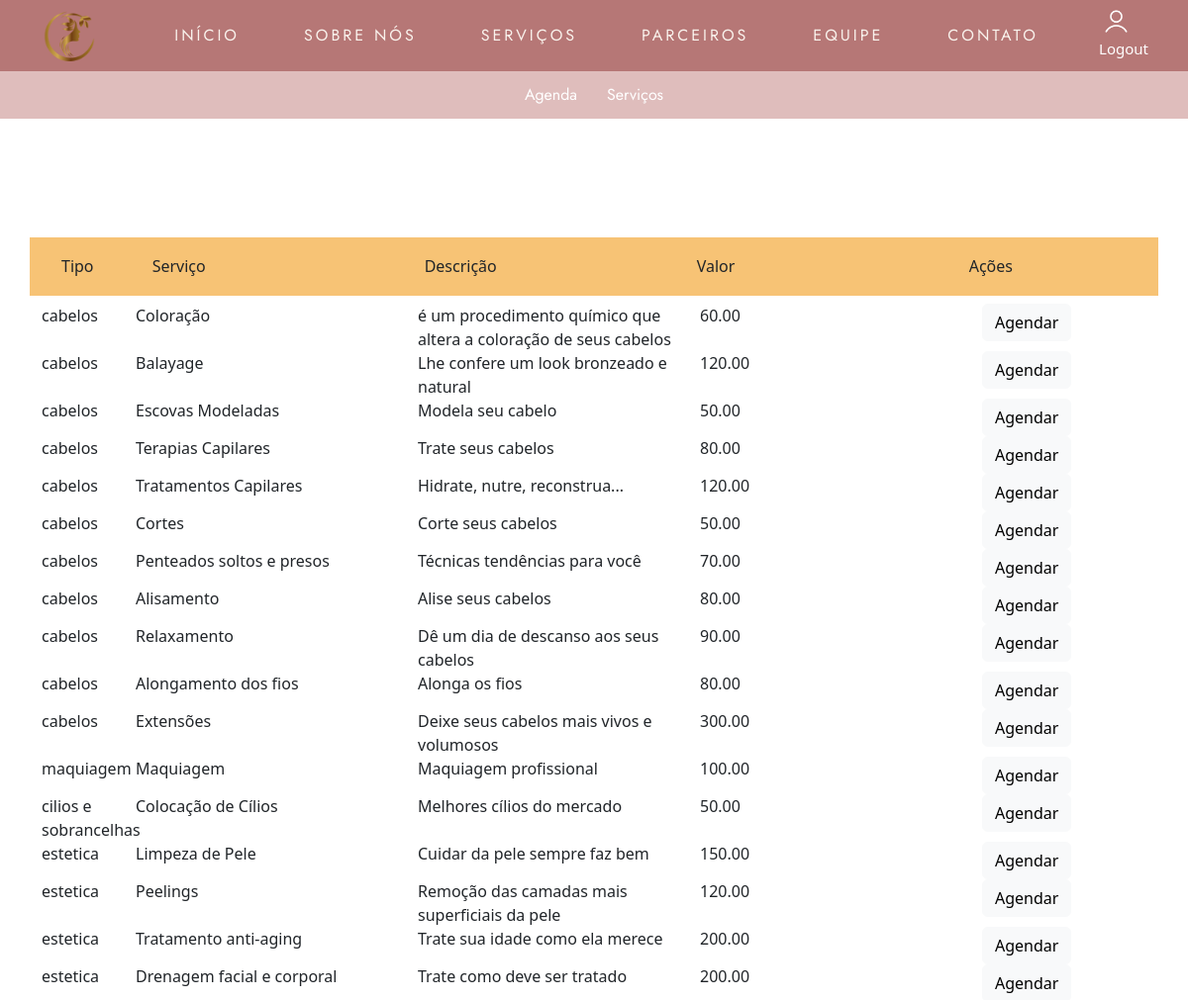
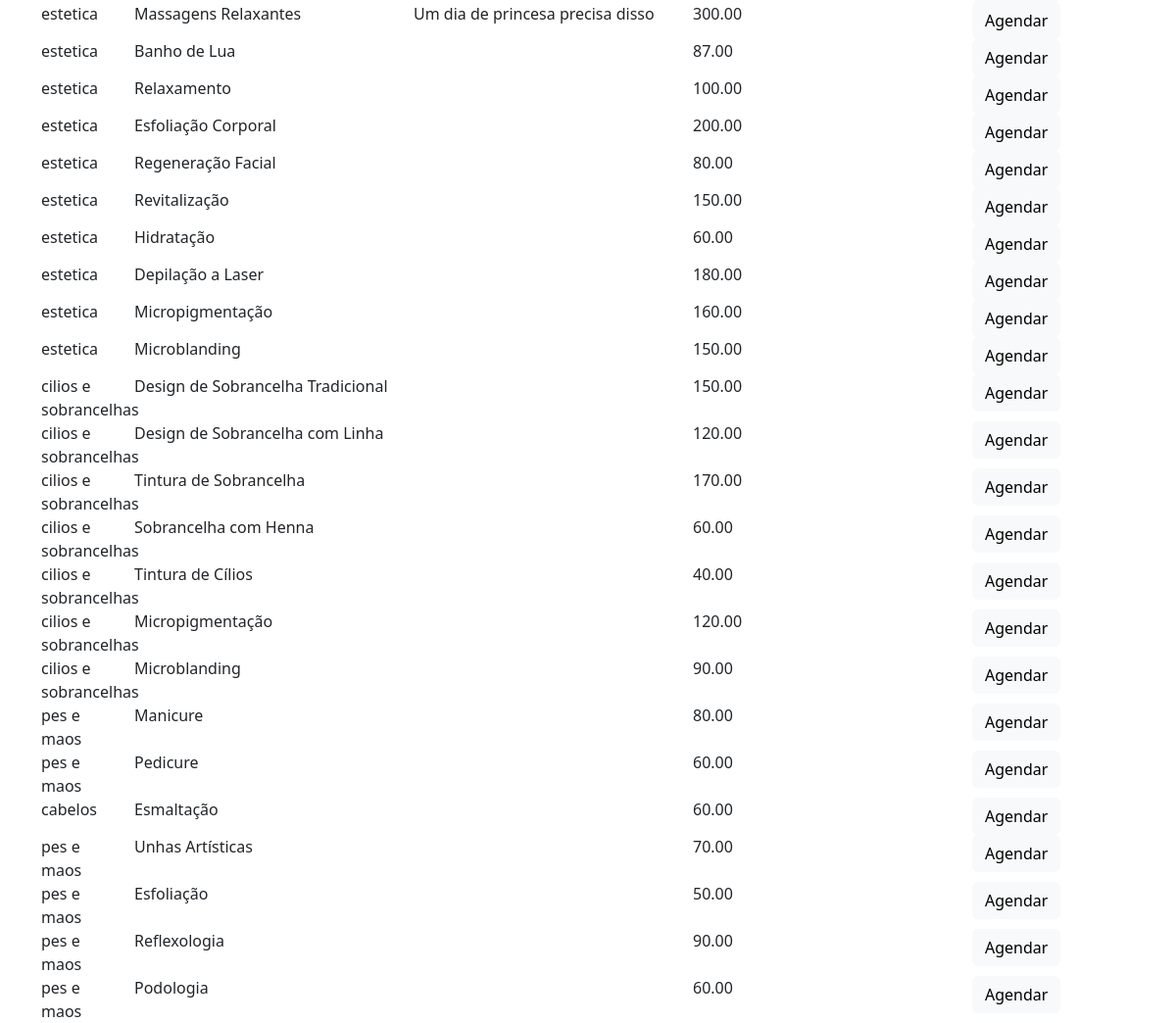
The app's page /App/Form/Usuario/read_servico.php (signed in) with its own data (2 pictures, top to bottom).
### tables this page shows
CREATE TABLE `servico` (
  `id_servico` int(10) NOT NULL,
  `tipo_de_servico` varchar(50) NOT NULL,
  `servico` varchar(100) NOT NULL,
  `descricao` varchar(255) NOT NULL,
  `valor` decimal(10,2) NOT NULL,
  `id_funcionario` int(10) NOT NULL
);

### App/Model/conexao.php (called while the page is built, shortened)
<?php
class Conexao {
   private static $instance;
   public static function getConn(){
       if(!isset(self::$instance)):
            self::$instance = new \PDO( 'mysql:host=' . MYSQL_HOST . ';dbname=' . MYSQL_DB_NAME . ';charset=' . MYSQL_CHARSET, MYSQL_USER, MYSQL_PASSWORD );
       endif;
       return self::$instance;
    }
}
?>

### App/Model/servicoDao.php (called while the page is built, shortened)
<?php
class ServicoDao {
   public function read(){
        $sql = 'SELECT * FROM servico';
        $stmt = Conexao::getConn()->prepare($sql);
        $stmt->execute();
        if($stmt->rowCount() > 0):
            $resultado = $stmt->fetchAll(\PDO::FETCH_ASSOC);
            return $resultado;
        else:
            return [];
        endif;
   }
}
?>

### App/Form/Usuario/read_servico.php (the view, shortened to what this page needs)
<?php
    require_once '..\..\Model\conexao.php';
    require_once '..\..\Model\servicoDao.php';
    $servicoDao = new \App\Model\servicoDao();
    try {
        $servicoDao->read();
    } catch(\PDOException $e){
        echo 'Erro: no read_servico.php - verificar tabela '.$e->getMessage();
    }
?>
<!DOCTYPE html>
<html lang="pt-br">
<head>
    <link href="https://cdn.jsdelivr.net/npm/bootstrap@5.3.0-alpha1/dist/css/bootstrap.min.css" rel="stylesheet">
    <link rel="stylesheet" href="https://cdn.jsdelivr.net/npm/bootstrap-icons@1.10.3/font/bootstrap-icons.css">
    <link rel="stylesheet" href="../../../css/estiloMenu.css">
<link rel="stylesheet" href="../../../css/estiloMenuUsu.css">
    <link rel="stylesheet" href="../../../css/estiloReadSerU.css">
</head>
<body>
<header class="header">
    <nav>
      <img class="logo" src="../../../img/logo.png" alt="logo">
      <ul class="nav-list">
        <li><a class="a1" href="indexlogado.php">Início</a></li>
        <li><a class="a1" href="#sobre-nos">Sobre nós</a></li>
        <li><a class="a1" href="../../../paginas/servicos_logado.html">Serviços</a></li>
        <li><a class="a1" href="#pcr">Parceiros</a></li>
        <li><a class="a1" href="../../../paginas/equipe_logado.html">Equipe</a></li>
        <li><a class="a1" href="#">Contato</a></li>
      </ul>
      <div class="ico-login">
        <a href="read_agenda.php"><img src="../../../img/iconeLogin1.png" alt=""></a>
        <div class="btn-login">
          <button><a href="../../Login/logout_usuario.php">Logout</a></button>
        </div>
      </div>
    </nav>
  </header>
  <section class="subHeader">
    <div class="caixaSubHeader">
    <ul>
      <li><a href="read_agenda.php">Agenda</a></li>
      <li><a href="read_servico.php">Serviços</a></li>
    </ul>
  </div>
  </section>
<div class="espacamento"></div>
 <div class="container">
    <div class="row h6" style="padding:20px; background-color:#f7c375;">
        <div class="col-1">Tipo</div>
        <div class="col-3">Serviço</div>
        <div class="col-3">Descrição</div>
        <div class="col-3">Valor</div>
        <div class="col">Ações</div>
    </div>
    <?php
        foreach ($servicoDao->read() as $servico):
            echo ('<div class="row">
                    <div class="col-1">'.$servico["tipo_de_servico"].'</div>
                    <div class="col-3">'.$servico["servico"].'</div>
                    <div class="col-3">'.$servico["descricao"].'</div>
                    <div class="col-3">'.$servico["valor"].'</div>
                    <div class="col">
                        <a href="create_agenda.php"><button type="button" class="btn btn-light" title="Agendar">Agendar</button></a>
                    </div>
                   </div>'
                );
        endforeach;
    ?>
 </div>
</body>
</html>

### css/estiloMenu.css (style rules this page uses)
* { margin: 0; padding: 0; }
body { overflow-x: hidden; scroll-behavior: smooth; }
.a1 { color: #f9f2ec; text-decoration: none; transition: 0.3s; }
.logo { width: 60px; height: 60px; margin-left: 5vh; }
nav { display: flex; justify-content: space-around; align-items: center; font-family: system-ui, -apple-system, Helvetica, Arial, sans-serif; background: #b67776; height: 9vh; position: fixed; width: 100%; z-index: 99; }
.nav-list { list-style: none; display: flex; justify-content: center; }
.nav-list li { letter-spacing: 3px; margin-left: 15px; }
ul { font-family: "Jost", sans-serif; margin: 0px auto 0; padding: 0; list-style: none; display: table; width: 600px; text-align: center; }
li { display: table-cell; position: relative; padding: 15px; }
.a1 { color: #f9f2ec; text-transform: uppercase; text-decoration: none; display: inline-block; padding: 15px 40px; position: relative; white-space: nowrap; }
.a1:after { background: none repeat scroll 0 0 transparent; bottom: 0; content: ""; display: block; height: 2px; left: 50px; position: absolute; background: #f7c375; transition: width 0.3s ease 0s, left 0.3s ease 0s; width: 0; }
.ico-login { margin-top: 20px; margin-right: 5vh; }
.ico-login img { width: 35px; height: 35px; }
.btn-login { display: flex; justify-content: center; margin-bottom: 13px; }
.btn-login a { text-decoration: none; color: #fff; }
.btn-login button { border: none; background-color: transparent; font-size: 15px; margin-bottom: 15px; }
@media screen and (max-width: 1428px) { .a1 { padding: 15px 30px; } }
@media screen and (max-width: 1350px) { .a1 { padding: 15px 20px; } }
@media screen and (max-width: 1218px) { .a1 { padding: 15px 10px; } }

### css/estiloMenuUsu.css (style rules this page uses)
* { margin: 0; padding: 0; box-sizing: border-box; }
.caixaSubHeader { width: 100%; height: 6vh; display: flex; align-items: center; }
.subHeader { padding-top: 9vh; background-color: #DFBDBC; display: flex; justify-content: center; }
.subHeader ul { display: flex; justify-content: center; }
.subHeader a { text-decoration: none; color: #fff; }

### css/estiloReadSerU.css (style rules this page uses)
* { margin: 0; padding: 0; box-sizing: border-box; }
.espacamento { padding-top: 15vh; }

### records on screen
servico: tipo_de_servico "cabelos", servico "Coloração", descricao "é um procedimento químico que altera a coloração de seus cabelos", valor "60.00"
servico: tipo_de_servico "cabelos", servico "Balayage", descricao "Lhe confere um look bronzeado e natural", valor "120.00"
servico: tipo_de_servico "cabelos", servico "Escovas Modeladas", descricao "Modela seu cabelo", valor "50.00"
servico: tipo_de_servico "cabelos", servico "Terapias Capilares", descricao "Trate seus cabelos", valor "80.00"
servico: tipo_de_servico "cabelos", servico "Tratamentos Capilares", descricao "Hidrate, nutre, reconstrua...", valor "120.00"
servico: tipo_de_servico "cabelos", servico "Cortes", descricao "Corte seus cabelos", valor "50.00"
servico: tipo_de_servico "cabelos", servico "Penteados soltos e presos", descricao "Técnicas tendências para você", valor "70.00"
servico: tipo_de_servico "cabelos", servico "Alisamento", descricao "Alise seus cabelos", valor "80.00"
servico: tipo_de_servico "cabelos", servico "Relaxamento", descricao "Dê um dia de descanso aos seus cabelos", valor "90.00"
servico: tipo_de_servico "cabelos", servico "Alongamento dos fios", descricao "Alonga os fios", valor "80.00"
servico: tipo_de_servico "cabelos", servico "Extensões", descricao "Deixe seus cabelos mais vivos e volumosos", valor "300.00"
servico: tipo_de_servico "maquiagem", servico "Maquiagem", descricao "Maquiagem profissional", valor "100.00"
servico: tipo_de_servico "cilios e sobrancelhas", servico "Colocação de Cílios", descricao "Melhores cílios do mercado", valor "50.00"
servico: tipo_de_servico "estetica", servico "Limpeza de Pele", descricao "Cuidar da pele sempre faz bem", valor "150.00"
servico: tipo_de_servico "estetica", servico "Peelings", descricao "Remoção das camadas mais superficiais da pele", valor "120.00"
servico: tipo_de_servico "estetica", servico "Tratamento anti-aging", descricao "Trate sua idade como ela merece", valor "200.00"
servico: tipo_de_servico "estetica", servico "Drenagem facial e corporal", descricao "Trate como deve ser tratado", valor "200.00"
servico: tipo_de_servico "estetica", servico "Massagens Relaxantes", descricao "Um dia de princesa precisa disso", valor "300.00"
servico: tipo_de_servico "estetica", servico "Banho de Lua", valor "87.00"
servico: tipo_de_servico "estetica", servico "Relaxamento", valor "100.00"
servico: tipo_de_servico "estetica", servico "Esfoliação Corporal", valor "200.00"
servico: tipo_de_servico "estetica", servico "Regeneração Facial", valor "80.00"
servico: tipo_de_servico "estetica", servico "Revitalização", valor "150.00"
servico: tipo_de_servico "estetica", servico "Hidratação", valor "60.00"
servico: tipo_de_servico "estetica", servico "Depilação a Laser", valor "180.00"
servico: tipo_de_servico "estetica", servico "Micropigmentação", valor "160.00"
servico: tipo_de_servico "estetica", servico "Microblanding", valor "150.00"
servico: tipo_de_servico "cilios e sobrancelhas", servico "Design de Sobrancelha Tradicional", valor "150.00"
servico: tipo_de_servico "cilios e sobrancelhas", servico "Design de Sobrancelha com Linha", valor "120.00"
servico: tipo_de_servico "cilios e sobrancelhas", servico "Tintura de Sobrancelha", valor "170.00"
servico: tipo_de_servico "cilios e sobrancelhas", servico "Sobrancelha com Henna", valor "60.00"
servico: tipo_de_servico "cilios e sobrancelhas", servico "Tintura de Cílios", valor "40.00"
servico: tipo_de_servico "cilios e sobrancelhas", servico "Micropigmentação", valor "120.00"
servico: tipo_de_servico "cilios e sobrancelhas", servico "Microblanding", valor "90.00"
servico: tipo_de_servico "pes e maos", servico "Manicure", valor "80.00"
servico: tipo_de_servico "pes e maos", servico "Pedicure", valor "60.00"
servico: tipo_de_servico "cabelos", servico "Esmaltação", valor "60.00"
servico: tipo_de_servico "pes e maos", servico "Unhas Artísticas", valor "70.00"
servico: tipo_de_servico "pes e maos", servico "Esfoliação", valor "50.00"
servico: tipo_de_servico "pes e maos", servico "Reflexologia", valor "90.00"
servico: tipo_de_servico "pes e maos", servico "Podologia", valor "60.00"
